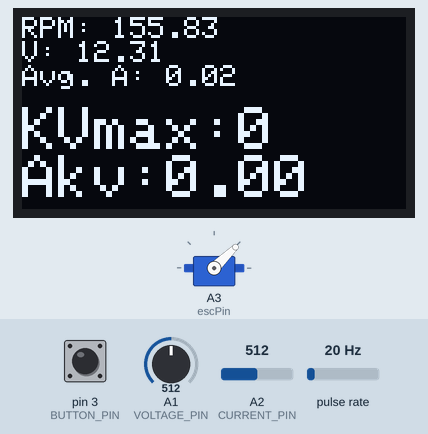
Simulated run of this sketch. Board: Arduino Uno, built with avr-gcc and run on an emulated ATmega328P. Shown: servo, 128×64 one-colour display. Wiring (inferred from the names in the program): pulse sensor: data pin 2. The test bench sets the inputs (shaded band); at power-on: pin 3 (BUTTON_PIN) HIGH, A1 (VOLTAGE_PIN) = 512, pulse rate 20 Hz, A2 (CURRENT_PIN) = 512. What the sketch prints to the serial monitor is not drawn.

Above: at 1.2 s.
1.3 s: pin 3 (BUTTON_PIN) pulled LOW for 0.15 s
At 1.71 s:
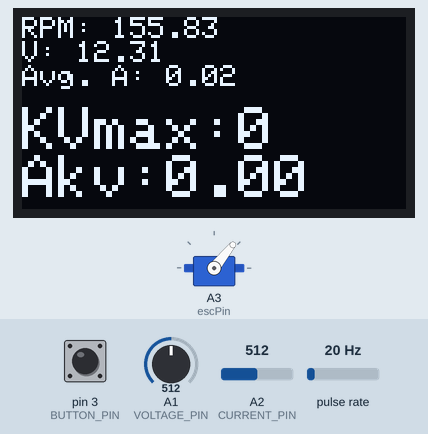
2.0 s: A1 (VOLTAGE_PIN) set to 1010
At 3.08 s:
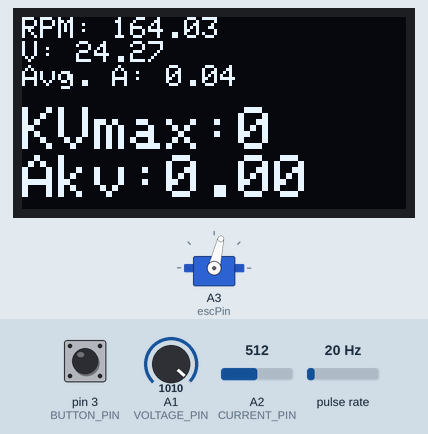
3.9 s: pulse rate (sensor on pin 2) set to 150 Hz
At 5.06 s:
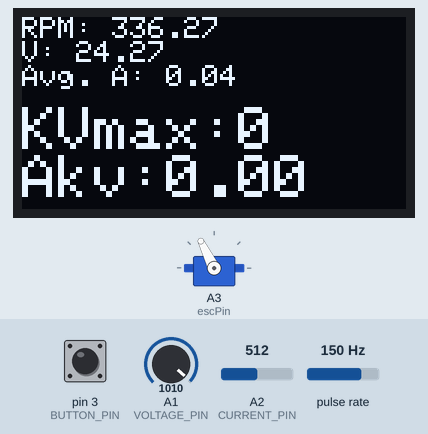
6.0 s: A2 (CURRENT_PIN) set to 716
At 9.3 s:
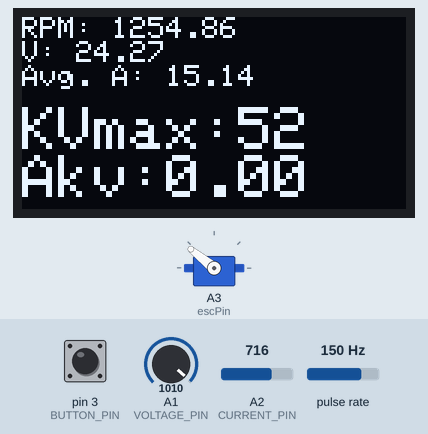
9.6 s: pin 3 (BUTTON_PIN) pulled LOW for 1 s
11.2 s: pulse rate (sensor on pin 2) set to 4 Hz
At 13.3 s:
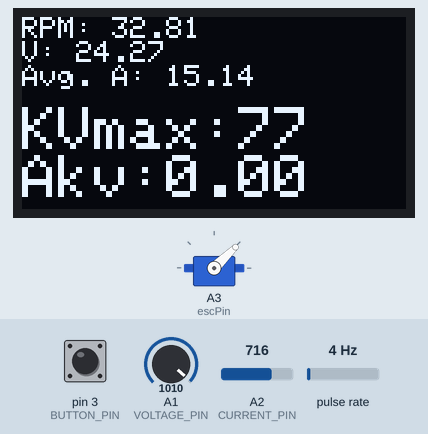
Timing chart, 0 to 14.1 s (numbered marks = the images above; inputs shaded):
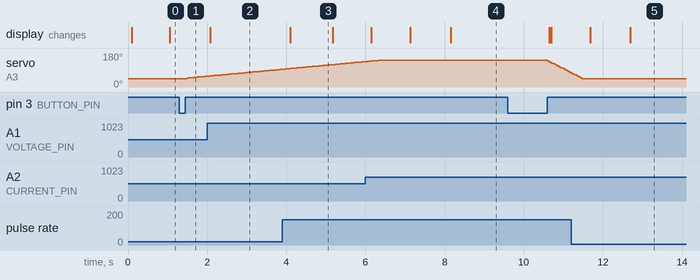

The sketch:

Fin_KV_copy_20240820171411_copy_20240905163941.ino
```cpp
#include <Wire.h>
#include <Adafruit_GFX.h>
#include <Adafruit_SSD1306.h>
#include <Servo.h>

// Параметры дисплея
#define SCREEN_WIDTH 128
#define SCREEN_HEIGHT 64
#define OLED_RESET -1  // Используем -1 если у дисплея нет пина сброса
#define SCREEN_ADDRESS 0x3C  // Адрес I2C дисплея (может быть 0x3D)

// Создаем объект дисплея
Adafruit_SSD1306 display(SCREEN_WIDTH, SCREEN_HEIGHT, &Wire, OLED_RESET);

#define HALL_PIN_D0 2
#define VOLTAGE_PIN A1
#define CURRENT_PIN A2
#define BUTTON_PIN 3

#define MAGNET_COUNT 7
const float REFERENCE_VOLTAGE = 5.0;
const float MAX_INPUT_VOLTAGE = 25.0;
const float DIVIDER_RATIO = MAX_INPUT_VOLTAGE / REFERENCE_VOLTAGE;

volatile int pulseCount = 0;
unsigned long previousMillis = 0;
const long interval = 1000;
float voltage = 0;
float rpm = 0;
float current = 0;
float maxKV = 0;
float maxKV_AverageCurrent = 0;
char currentStr[10];

const int numReadings = 2;
float currentReadings[numReadings] = {0.0};
int currentReadingIndex = 0;
float totalCurrent = 0.0;
float averageCurrent = 0.0;

Servo esc;
int escPin = A3;
int minThrottle = 1000;
int maxThrottle = 2000;
int currentThrottle = minThrottle;

bool testRunning = false;
unsigned long testStartTime = 0;
const unsigned long accelTime = 5000; // Время ускорения
const unsigned long holdTime = 8000;   // Время удержания
const unsigned long decelTime = 3000;  // Время замедления

// Переменные для накопления тока в период удержания
float holdTimeCurrentSum = 0.0;
int holdTimeCurrentCount = 0;
bool isHoldTimeActive = false;

void setup() {
  Serial.begin(115200);
  esc.attach(escPin);
  esc.writeMicroseconds(minThrottle);

   //Инициализация дисплея
   if (!display.begin(SSD1306_SWITCHCAPVCC, SCREEN_ADDRESS)) {
    Serial.println(F("Ошибка инициализации дисплея SSD1306"));
     for (;;);  // Бесконечный цикл в случае ошибки
   }
   display.clearDisplay();
   display.setTextSize(1);
   display.setTextColor(SSD1306_WHITE);
   display.display();

  pinMode(BUTTON_PIN, INPUT_PULLUP);

  pinMode(HALL_PIN_D0, INPUT);
  attachInterrupt(digitalPinToInterrupt(HALL_PIN_D0), countPulse, RISING);

  Serial.println("Система запущена. Нажмите кнопку для начала теста.");
}


void loop() {
  unsigned long currentMillis = millis();

  // Проверка кнопки
  if (digitalRead(BUTTON_PIN) == LOW) {
    delay(50); // Дебаунсинг
    maxKV = 0;
    if (digitalRead(BUTTON_PIN) == LOW) {
      while (digitalRead(BUTTON_PIN) == LOW); // Ожидание отпускания кнопки
      if (testRunning) {
        // Остановка теста
        testRunning = false;
        Serial.println("Тест остановлен.");
      } else {
        // Запуск теста
        testRunning = true;
        testStartTime = currentMillis;

        // Сброс переменных удержания
        holdTimeCurrentSum = 0.0;
        holdTimeCurrentCount = 0;
        isHoldTimeActive = false;

        Serial.println("Тест запущен.");
      }
    }
  }

  if (testRunning) {
    unsigned long elapsedTime = currentMillis - testStartTime;

    if (elapsedTime < accelTime) {
      // Ускорение
      currentThrottle = map(elapsedTime, 0, accelTime, minThrottle, maxThrottle);
    } else if (elapsedTime < accelTime + holdTime) {
      // Удержание максимальной скорости
      currentThrottle = maxThrottle;

      // Включаем флаг удержания
      isHoldTimeActive = true;

    } else if (elapsedTime < accelTime + holdTime + decelTime) {
      // Замедление
      currentThrottle = map(elapsedTime, accelTime + holdTime, accelTime + holdTime + decelTime, maxThrottle, minThrottle);

      // Фаза удержания завершена
      isHoldTimeActive = false;

    } else {
      // Завершение теста
      testRunning = false;

      // Выводим средний ток за период удержания
      if (holdTimeCurrentCount > 0) {
        maxKV_AverageCurrent = holdTimeCurrentSum / holdTimeCurrentCount;
      }
      Serial.println("Тест завершен.");
    }
  } else {
    // Остановка двигателя, если тест не запущен
    if (currentThrottle > minThrottle) {
      currentThrottle -= 50;
      delay(10);
    }
  }

  // Код для управления ESC
  esc.writeMicroseconds(currentThrottle);
  Serial.println(currentThrottle);
  //Serial.println(pulseCount);

  // Код для измерений и дисплея
  if (currentMillis - previousMillis >= interval) {
    previousMillis = currentMillis;
    noInterrupts();
    int pulses = pulseCount;
    pulseCount = 0;
    interrupts();

    float revolutions = pulses / float(MAGNET_COUNT);
    rpm = revolutions * 60 * 0.9885 * 0.968;

    int sensorValue = analogRead(VOLTAGE_PIN);
    float measuredVoltage = sensorValue * (REFERENCE_VOLTAGE / 1009.0); //1020
    voltage = measuredVoltage * DIVIDER_RATIO * 0.97;

    int currentSensorValue = analogRead(CURRENT_PIN);
    float voltageAtCurrentPin = currentSensorValue * (REFERENCE_VOLTAGE / 1023.0);
    current = (voltageAtCurrentPin - 2.5) / 0.066 * -1;

    // Считаем средний ток
    totalCurrent -= currentReadings[currentReadingIndex];
    currentReadings[currentReadingIndex] = current;
    totalCurrent += current;
    currentReadingIndex = (currentReadingIndex + 1) % numReadings;
    averageCurrent = totalCurrent / numReadings;

    // Накопление данных тока в фазе удержания
    if (isHoldTimeActive) {
      holdTimeCurrentSum += averageCurrent;
      holdTimeCurrentCount++;

      // Обновление maxKV в период удержания
      if (voltage != 0) {
        float kv = rpm / voltage;
        if (kv > maxKV) {
          maxKV = kv;
        }
      }
    }
  }
    // Serial.print("Speed: ");
    // Serial.print(Speed);
    // Serial.print("\t");
    Serial.print("RPM: ");
    Serial.print(rpm);
    Serial.print("\t");
    Serial.print("Current: ");
    Serial.print(current);
    Serial.print("\t");
    Serial.print("Voltage: ");
    Serial.println(voltage);

    // Отображение на дисплее
    display.clearDisplay();
    display.setCursor(0, 0);
    display.setTextSize(1);
    display.print("RPM: ");
    display.println(rpm);
    display.print("V: ");
    display.println(voltage);
    display.print("Avg. A: ");
    display.println(averageCurrent * -1);

    display.setTextSize(2);
    display.setCursor(0, 30);
    display.print("KVmax:");
    display.println(maxKV, 0);
    display.print("Akv:");
    display.println(maxKV_AverageCurrent * -1);

    display.display();

   // delay(100);
}

void countPulse() {
  pulseCount++;
}
```

Measured:
- after the input at 1.3 s, servo on A3 (escPin): moves from 44° to 57° over 0.49 s, starting after 0.19 s
- after the input at 2.0 s, the display: changes after 0.08 s (image 2)
- after the input at 3.9 s, the display: changes after 0.19 s (image 3)
- after the input at 9.6 s, servo on A3 (escPin): moves from 141° to 73° over 0.59 s, starting after 1.0 s
